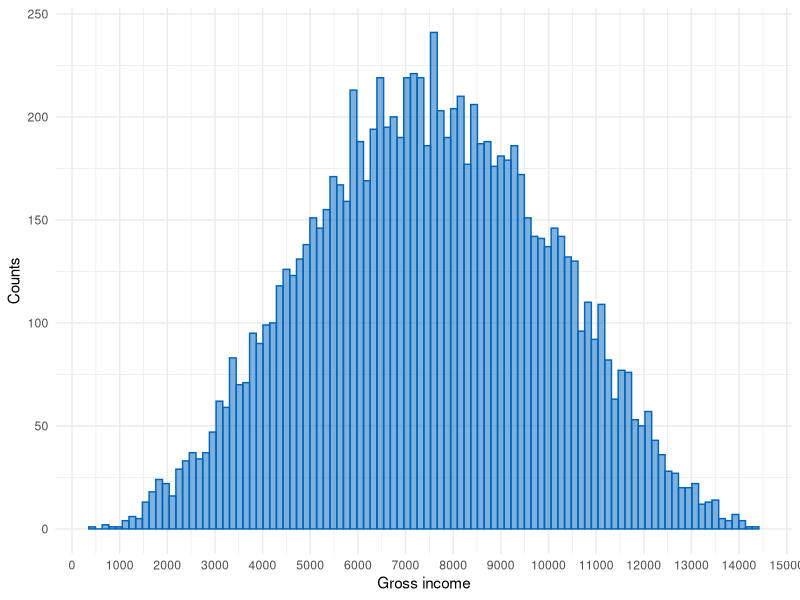

Reproduce this figure in R.
library(tidyverse)

# draw 10,000 values from a beta distribution with shape parameters a = 4 and b = 4.
n <- 1e4
scale <- 1.5e4
income <- round( rbeta(n=n, shape1=4, shape2=4) * scale, 2)

# Plot the resulting curve
ggplot(data.frame(x = income), aes(x=x)) +
  geom_histogram(color = "#0065BD", fill = "#0065BD", alpha=0.5, bins = 100) +
  scale_x_continuous(breaks = seq(0, scale, 1e3)) + 
  labs(x = "Gross income", 
       y = "Counts") + 
  theme_minimal()

